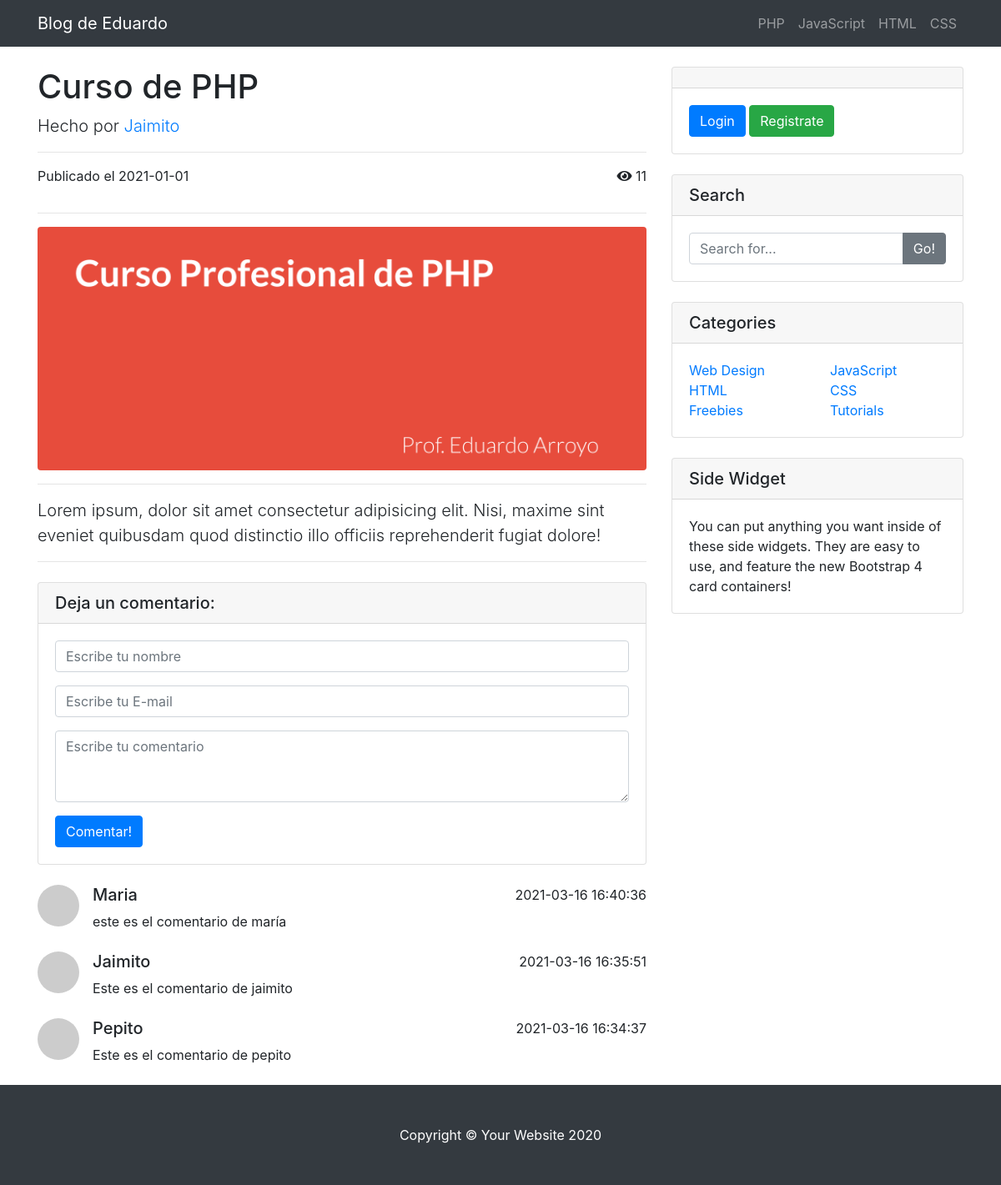
Screenshot of /post.php?post_id=1 with the database file from the repository.
### tables this page shows
CREATE TABLE `categorias` (
  `cat_id` int(10) UNSIGNED NOT NULL,
  `cat_nombre` varchar(20) NOT NULL
);

CREATE TABLE `posts` (
  `post_id` int(10) UNSIGNED NOT NULL,
  `post_cat_id` int(10) NOT NULL,
  `post_titulo` varchar(255) NOT NULL,
  `post_autor` varchar(30) NOT NULL,
  `post_fecha` date NOT NULL,
  `post_img` text NOT NULL,
  `post_contenido` text NOT NULL,
  `post_tags` varchar(50) DEFAULT NULL,
  `post_vistas` int(11) NOT NULL DEFAULT 0,
  `post_status` varchar(30) NOT NULL
);

CREATE TABLE `comentarios` (
  `com_id` int(10) UNSIGNED NOT NULL,
  `com_post_id` int(10) NOT NULL,
  `com_nombre` varchar(100) NOT NULL,
  `com_email` varchar(100) NOT NULL,
  `com_mensaje` text NOT NULL,
  `com_fecha` datetime NOT NULL,
  `com_status` varchar(30) NOT NULL
);

### public/post.php (the view, shortened to what this page needs)
<?php include(TEMPLATE_FRONT . DS . "head.php"); ?>
  <?php include(TEMPLATE_FRONT . DS . "nav.php"); ?>
  <?php
    if(isset($_GET['post_id'])){
      $post_id = f_escape_string(trim($_GET['post_id']));
      $query = f_query("SELECT * FROM posts WHERE post_id = {$post_id}");
      $fila = f_fetch_array($query);
    }
  ?>
  <div class="container">
    <div class="row">
      <div class="col-lg-8">
        <h1 class="mt-4"><?php echo $fila['post_titulo']; ?></h1>
        <p class="lead">
          Hecho por
          <a href="#"><?php echo $fila['post_autor']; ?></a>
        </p>
        <hr>
        <div class="d-flex justify-content-between">
          <p>Publicado el <?php echo $fila['post_fecha']; ?></p>
          <div>
            <i class="fas fa-eye"></i>
            <span><?php echo $fila['post_vistas']; ?></span>
          </div>
        </div>
        <hr>
        <img
          class="img-fluid rounded"
          src="img/<?php echo $fila['post_img']; ?>"
          alt="<?php echo $fila['post_titulo']; ?>"
        >
        <hr>
        <p class="lead"><?php echo $fila['post_contenido']; ?></p>
        <hr>
        <div class="card my-4">
          <h5 class="card-header">Deja un comentario:</h5>
          <div class="card-body">
            <form action="" method="post">
              <div class="form-group">
                <input type="text" class="form-control" name="com_nombre" placeholder="Escribe tu nombre">
              </div>
              <div class="form-group">
                <input type="email" class="form-control" name="com_email" placeholder="Escribe tu E-mail">
              </div>
              <div class="form-group">
                <textarea class="form-control" rows="3" placeholder="Escribe tu comentario" name="com_mensaje"></textarea>
              </div>
              <input type="submit" class="btn btn-primary" name="guardar" value="Comentar!">
            </form>
          </div>
        </div>
        <?php f_show_comentarios_front($post_id); ?>
      </div>
      <?php include(TEMPLATE_FRONT . DS . "sidebar.php"); ?>
    </div>
  </div>
  <?php include(TEMPLATE_FRONT . DS . "footer.php"); ?>

### recursos/plantillas/front/nav.php (shortened to what this page needs)
<nav class="navbar navbar-expand-lg navbar-dark bg-dark fixed-top">
    <div class="container">
      <a class="navbar-brand" href="./">Blog de Eduardo</a>
      <div class="collapse navbar-collapse" id="navbarResponsive">
        <ul class="navbar-nav ml-auto">
            <?php
                $query = f_query("SELECT * FROM categorias");
                while($fila = f_fetch_array($query)){
                    ?>
                    <li class="nav-item">
                        <a class="nav-link" href="#"><?php echo $fila['cat_nombre'];  ?></a>
                    </li>
                <?php }
            ?>
        </ul>
      </div>
    </div>
</nav>

### recursos/funciones.php (shortened to what this page needs)
<?php
    function f_query($sql){
        global $conexion;
        return mysqli_query($conexion,$sql);
    }
    function f_fetch_array($resultado){
        return mysqli_fetch_array($resultado);
    }
    function f_escape_string($string){
        global $conexion;
        return mysqli_real_escape_string($conexion, $string);
    }
    function f_show_comentarios_front($post_id){
        $query = f_query("SELECT * FROM comentarios WHERE com_post_id = {$post_id} AND com_status = 'aprobado' ORDER BY com_id DESC");
        while($fila = f_fetch_array($query)){
            $comentarios = <<<DELIMITADOR
                <div class="media mb-4">
                    <img class="d-flex mr-3 rounded-circle" src="http://placehold.it/50x50" alt="">
                    <div class="media-body">
                        <div class="d-flex justify-content-between">
                            <h5 class="mt-0">{$fila['com_nombre']}</h5>
                            <div>{$fila['com_fecha']}</div>
                        </div>
                        {$fila['com_mensaje']}
                    </div>
                </div>
DELIMITADOR;
            echo $comentarios;
        }
    }
?>

### public/css/blog-home.css (style rules this page uses)
body { padding-top: 56px; }

### rows the page displays
categorias: cat_nombre "PHP"
categorias: cat_nombre "JavaScript"
categorias: cat_nombre "HTML"
categorias: cat_nombre "CSS"
posts: post_titulo "Curso de PHP", post_autor "Jaimito", post_fecha "2021-01-01", post_vistas "11", post_img (picture), post_contenido "Lorem ipsum, dolor sit amet consectetur adipisicing elit. Nisi, maxime sint eveniet quibusdam quod distinctio illo officiis reprehenderit fugiat dolore!"
comentarios: com_nombre "Maria", com_fecha "2021-03-16 16:40:36", com_mensaje "este es el comentario de maría"
comentarios: com_nombre "Jaimito", com_fecha "2021-03-16 16:35:51", com_mensaje "Este es el comentario de jaimito"
comentarios: com_nombre "Pepito", com_fecha "2021-03-16 16:34:37", com_mensaje "Este es el comentario de pepito"
